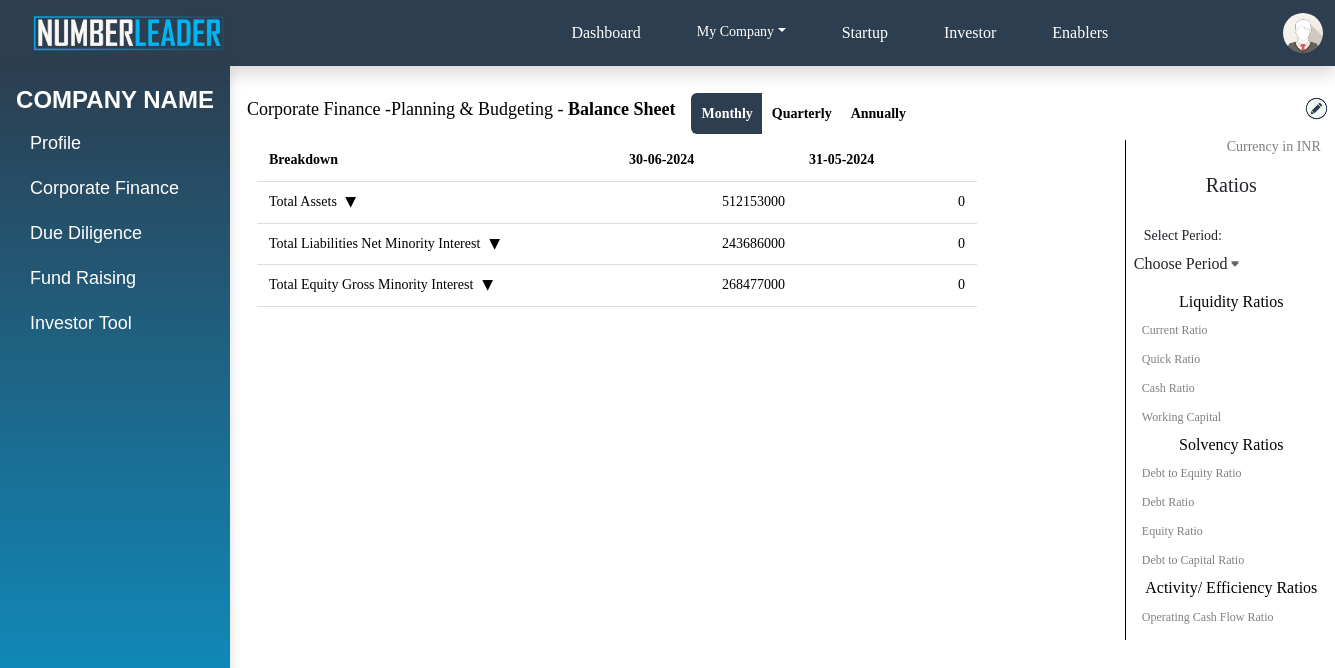
/planning_budgeting_balance_sheet_table/C016/ (signed in), run on the app's committed database.
### app1/models.py (models this page shows)
class BalanceSheet(models.Model):
    company_id = models.ForeignKey(Company, on_delete=models.CASCADE)
    date = models.DateField()
    end_date = models.DateField(null=True)
    total_assets = models.IntegerField(default=0, null=True)
    current_assets = models.IntegerField(default=0, null=True)
    cash_cash_equivalents_and_short_term_investments = models.IntegerField(default=0, null=True)
    cash_and_cash_equivalents = models.IntegerField(default=0, null=True)
    cash = models.IntegerField(default=0, null=True)
    cash_equivalents = models.IntegerField(default=0, null=True)
    other_short_term_investments = models.IntegerField(default=0, null=True)
    receivables = models.IntegerField(default=0, null=True)
    accounts_receivable = models.IntegerField(default=0, null=True)
    gross_accounts_receivable = models.IntegerField(default=0, null=True)
    allowance_for_doubtful_accounts_receivable = models.IntegerField(default=0, null=True)
    other_receivables = models.IntegerField(default=0, null=True)
    inventory = models.IntegerField(default=0, null=True)
    raw_materials = models.IntegerField(default=0, null=True)
    work_in_process = models.IntegerField(default=0, null=True)
    finished_goods = models.IntegerField(default=0, null=True)
    hedging_current_assets = models.IntegerField(default=0, null=True)
    other_current_assets = models.IntegerField(default=0, null=True)
    total_non_current_assets = models.IntegerField(default=0, null=True)
    net_ppe = models.IntegerField(default=0, null=True)
    gross_ppe = models.IntegerField(default=0, null=True)
    land_and_improvements = models.IntegerField(default=0, null=True)
    buildings_and_improvements = models.IntegerField(default=0, null=True)
    machinery_furniture_equipment = models.IntegerField(default=0, null=True)
    other_properties = models.IntegerField(default=0, null=True)
    leases = models.IntegerField(default=0, null=True)
    accumulated_depreciation = models.IntegerField(default=0, null=True)
    goodwill_and_other_intangible_assets = models.IntegerField(default=0, null=True)
    goodwill = models.IntegerField(default=0, null=True)
    other_intangible_assets = models.IntegerField(default=0, null=True)
    investments_and_advances = models.IntegerField(default=0, null=True)
    long_term_equity_investment = models.IntegerField(default=0, null=True)
    other_non_current_assets = models.IntegerField(default=0, null=True)
    total_liabilities_net_minority_interest = models.IntegerField(default=0, null=True)
    current_liabilities = models.IntegerField(default=0, null=True)
    payables_and_accrued_expenses = models.IntegerField(default=0, null=True)
    accounts_payable = models.IntegerField(default=0, null=True)
    income_tax_payable = models.IntegerField(default=0, null=True)
    pension_and_other_post_retirement_benefit_plans_current = models.IntegerField(default=0, null=True)
    current_debt_and_capital_lease_obligation = models.IntegerField(default=0, null=True)
    current_debt = models.IntegerField(default=0, null=True)
    capital_lease_obligation = models.IntegerField(default=0, null=True)
    current_deferred_liabilities = models.IntegerField(default=0, null=True)
    current_deferred_revenue = models.IntegerField(default=0, null=True)
    other_current_liabilities = models.IntegerField(default=0, null=True)
    total_non_current_liabilities_net_minority_interest = models.IntegerField(default=0, null=True)
    long_term_debt_and_capital_lease_obligation = models.IntegerField(default=0, null=True)
    long_term_debt = models.IntegerField(default=0, null=True)
    long_term_capital_lease_obligation = models.IntegerField(default=0, null=True)
    non_current_deferred_liabilities = models.IntegerField(default=0, null=True)
    non_current_deferred_taxes_liabilities = models.IntegerField(default=0, null=True)
    non_current_deferred_revenue = models.IntegerField(default=0, null=True)
    trade_and_other_payables_non_current = models.IntegerField(default=0, null=True)
    other_non_current_liabilities = models.IntegerField(default=0, null=True)
    total_equity_gross_minority_interest = models.IntegerField(default=0, null=True)
    stockholders_equity = models.IntegerField(default=0, null=True)
    capital_stock = models.IntegerField(default=0, null=True)
    common_stock = models.IntegerField(default=0, null=True)
    retained_earnings = models.IntegerField(default=0, null=True)
    gains_or_losses_not_affecting_retained_earnings = models.IntegerField(default=0, null=True)
    other_equity_adjustments = models.IntegerField(default=0, null=True)
    monthly_or_quarterly_or_yearly = models.CharField(max_length=15, null=True)
    month_or_quarter_or_year_name = models.CharField(max_length=15, null=True)
    creator_id = models.CharField( max_length=35, null=True)
    modifier_id = models.CharField( max_length=35, null=True)
    created_date = models.DateTimeField(auto_now_add=True)
    modified_date = models.DateTimeField(auto_now=True)

### app1/views.py (the view)
# urls.py: path('planning_budgeting_balance_sheet_table/<str:id>/',balanceSheetTable,name='planning_budgeting_balance_sheet_table'),
def balanceSheetTable(request, id):
    company = Company.objects.get(company_id=id)
    if request.method == 'POST':
        if request.POST.get('select_type_of_data'):
            request.session['balance_sheet_monthly_date'] = None
            request.session['balance_sheet_monthly_end_date'] = None
            request.session['balance_sheet_quarterly_date'] = None
            request.session['balance_sheet_quarterly_end_date'] = None
            request.session['balance_sheet_yearly_date'] = None
            request.session['balance_sheet_yearly_end_date'] = None
            request.session.modified = True  # Mark the session as modified
        select_type_of_data = request.POST.get('select_type_of_data')
        if select_type_of_data == 'monthly':
            year = int(request.POST.get('year'))
            month_name = request.POST.get('month')
            month = datetime.strptime(month_name, '%B').month
            date = datetime(year, month, 1)
            last_day = calendar.monthrange(year, month)[1]
            end_date = datetime(year, month, last_day)
            request.session['balance_sheet_monthly_date'] = date.strftime('%Y-%m-%d')
            request.session['balance_sheet_monthly_end_date'] = end_date.strftime('%Y-%m-%d')
            request.session['balance_sheet_monthly_month_name'] = month_name
            request.session.modified = True
            selected_monthly_balance_sheet = BalanceSheet.objects.filter(
                company_id=id, date=date, monthly_or_quarterly_or_yearly='monthly'
            )
            if selected_monthly_balance_sheet:
                messages.error(request, f'Balance Sheet for {str(year)} {month_name} already exists. Please enter the next month.')
                return redirect('planning_budgeting_balance_sheet_table', id)
            else:
                return redirect('balance_sheet', id)
        elif select_type_of_data == 'quarterly':
            year = int(request.POST.get('year'))
            quarter_value = request.POST.get('quarter').split()[0]
            quarter_start_months = {
                '0': 1,
                '1': 4,
                '2': 7,
                '3': 10
            }
            start_month = quarter_start_months[quarter_value]
            date = datetime(year, start_month, 1)
            end_month = start_month + 2
            last_day = calendar.monthrange(year, end_month)[1]
            end_date = datetime(year, end_month, last_day)
            request.session['balance_sheet_quarterly_date'] = date.strftime('%Y-%m-%d')
            request.session['balance_sheet_quarterly_end_date'] = end_date.strftime('%Y-%m-%d')
            request.session['balance_sheet_quarterly_quarter_value'] = quarter_value
            request.session.modified = True
            selected_quarterly_balance_sheet = BalanceSheet.objects.filter(
                company_id=id, date=date, monthly_or_quarterly_or_yearly='quarterly'
            )
            if selected_quarterly_balance_sheet:
                messages.error(request, f'Balance Sheet for {str(year)} {quarter_value} already exists. Please enter the next quarter.')
                return redirect('planning_budgeting_balance_sheet_table', id)
            else:
                return redirect('balance_sheet', id)
        elif select_type_of_data == 'yearly':
            year = int(request.POST.get('year'))
            date = datetime(year, 1, 1)
            end_date = datetime(year, 12, 31)
            request.session['balance_sheet_yearly_date'] = date.strftime('%Y-%m-%d')
            request.session['balance_sheet_yearly_end_date'] = end_date.strftime('%Y-%m-%d')
            request.session['balance_sheet_yearly_year'] = 'annually'
            request.session.modified = True
            selected_yearly_balance_sheet = BalanceSheet.objects.filter(
                company_id=id, date=date, monthly_or_quarterly_or_yearly=year
            )
            if selected_yearly_balance_sheet:
                messages.error(request, f'Balance Sheet for {str(year)} already exists. Please enter the next year.')
                return redirect('planning_budgeting_balance_sheet_table', id)
            else:
                return redirect('balance_sheet', id)
    else:
        company = Company.objects.get(company_id=id)
        balance_sheets = BalanceSheet.objects.filter(company_id=id).order_by('-end_date')
        months, quarters, years = get_months_quarters_years()
        balancesheetratios = BalanceSheetRatios.objects.filter(company_id=id).values(
        'balancesheet_id',
        'current_ratio',
        'quick_ratio',
        'cash_ratio',
        'working_capital',
        'debt_equity_ratio',
        'debt_ratio',
        'equity_ratio',
        'debt_capital_ratio',
        'operating_cash_flow_ratio',
        'debt_service_coverage_ratio'
        )
        balancesheetratios_list = list(balancesheetratios)
        for ratio in balancesheetratios_list:
            for key, value in ratio.items():
                if isinstance(value, Decimal):
                    ratio[key] = float(value)
        context = {
            'company': company,
            'balance_sheets': balance_sheets,
            'months': months,
            'quarters': quarters,
            'years': years,
            'months_json': months_json,
            'quarters_json': quarters_json,
            'years_json': years_json,
            'balancesheetratios_json': json.dumps(list(balancesheetratios_list)),
        }
        return render(request, 'admin/balance_sheet_table.html', context)

### templates/admin/balance_sheet_table.html (shortened to what this page needs)
{% include 'admin/company_profile.html' %}
{% load static %}
{% block styles %}
<link rel="stylesheet" href="https://cdnjs.cloudflare.com/ajax/libs/font-awesome/5.15.4/css/all.min.css">
{% endblock styles %}
{% block content %}
<div class="container mt-5">
    <div class="row" style="align-items: center;">
        <div class="col-md-6 d-flex align-items-center">
            <h6 class="mb-6" style="color: black; font-size: 18px; white-space: nowrap; margin-left: 10px;">
                Corporate Finance -Planning & Budgeting - <b>Balance Sheet</b>
            </h6>
            <div class="btn-group ms-3" >
                <button class="btn btn-primary">Monthly</button>
                <button class="btn btn-primary">Quarterly</button>
                <button class="btn btn-primary">Annually</button>
            </div>
        </div>
        <div class="col-md-4 text-end d-flex justify-content-end align-items-center">
            <button id="editButton" class="btn btn-custom " style="position: relative; left: 50px; margin-top: -3px;"><img src="{% static 'images/edit.png' %}"></button>
        </div>
    </div>
    <div class="table-container mt-1">
        <div class="table-card-wrapper">
        <div class="table-wrapper">
            <table class="cell">
                <thead>
                    <tr>
                        <th class="rowview">Breakdown</th>
                        {% for balance_sheet in balance_sheets %}
                        <th class="rowview1">{{balance_sheet.end_date|date:'d-m-Y'}}
                           </th>
                        {% endfor %}
                    </tr>
                </thead>
                <tbody>
                    <tr>
                        <td>Total Assets <span class="expandable-icon" onclick="toggle(this, '#MS01a');"></span></td>
                        {% for balance_sheet in balance_sheets %}
                        <td id="total_assets-{{ forloop.counter }}"  data-field-name="total_assets">{{balance_sheet.total_assets}}</td>
                        {% endfor %}
                    </tr>
                    <tr>
                        <td>Total Liabilities Net Minority Interest <span class="expandable-icon" onclick="toggle(this, '#LI01a');"></span></td>
                        {% for balance_sheet in balance_sheets %}
                        <td class=" total-liabilities-column"  data-field-name="total-liabilities-net-minority-interest" id="total-liabilities-net-minority-interest-{{ forloop.counter }}" oninput="calculatetotal()">{{ balance_sheet.total_liabilities_net_minority_interest }}</td>
                        {% endfor %}
                    </tr>
                    <tr>
                        <td>Total Equity Gross Minority Interest <span class="expandable-icon" onclick="toggle(this, '#EQ01a');"></span></td>
                        {% for balance_sheet in balance_sheets %}
                        <td class=" total-equity-column"  data-field-name="total-equity-gross-minority-interest" id="total-equity-gross-minority-interest-{{ forloop.counter }}" oninput="calculatetotal()">{{ balance_sheet.total_equity_gross_minority_interest }}</td>
                        {% endfor %}
                    </tr>
                </tbody>
            </table>
        </div>
        <div class="card">
            <div class="card-body">
                <div class="row"  style="margin-top: -20px; text-align: end; color: grey;"><p>Currency in INR</p></div>
                <h5 class="card-title">Ratios</h5>
                <div class="form-group">
                    <div class="row align-items-center" style="margin-bottom: 10px;">
                        <div class="col-md-6" style="text-align: center; margin-left: 2px; padding-right: 8px;">
                            <label for="period">Select Period:</label>
                        </div>
                        <div class="col-md-6" style="margin-left: -20px; padding-right: 0px; z-index: 5; text-align: left;">
                            <select id="period" class="form-control">
                                <option value="" disabled selected>Choose Period</option>
                            </select>
                        </div>
                    </div>
                </div>
                <h6 class="liquidity">Liquidity Ratios</h6>
                <div class="info-block">
                    <label for="current_ratio" class="label">Current Ratio</label>
                </div>
                <div class="info-block">
                    <label for="quick_ratio" class="label">Quick Ratio</label>
                </div>
                <div class="info-block">
                    <label for="cash_ratio" class="label">Cash Ratio</label>
                </div>
                <div class="info-block">
                    <label for="working_capital" class="label">Working Capital</label>
                </div>
                <h6 class="liquidity">Solvency Ratios</h6>
                <div class="info-block">
                    <label for="debt_equity_ratio" class="label">Debt to Equity Ratio</label>
                </div>
                <div class="info-block">
                    <label for="debt_ratio" class="label">Debt Ratio</label>
                </div>
                <div class="info-block">
                    <label for="equity_ratio" class="label">Equity Ratio</label>
                </div>
                <div class="info-block">
                    <label for="debt_capital_ratio" class="label">Debt to Capital Ratio</label>
                </div>
                <h6 class="liquidity">Activity/ Efficiency Ratios</h6>
                <div class="info-block">
                    <label for="operating_cash_flow_ratio" class="label">Operating Cash Flow Ratio</label>
                </div>
                <div class="info-block">
                    <label for="debt_service_coverage_ratio" class="label">Debt Service Coverage Ratio</label>
                </div>
            </div>
        </div>
</div>
</div>
{% endblock content %}

### data on the page
BalanceSheet: end_date "30-06-2024", total_assets "512153000", total_liabilities_net_minority_interest "243686000", total_equity_gross_minority_interest "268477000"
BalanceSheet: end_date "31-05-2024", total_assets "0", total_liabilities_net_minority_interest "0", total_equity_gross_minority_interest "0"
